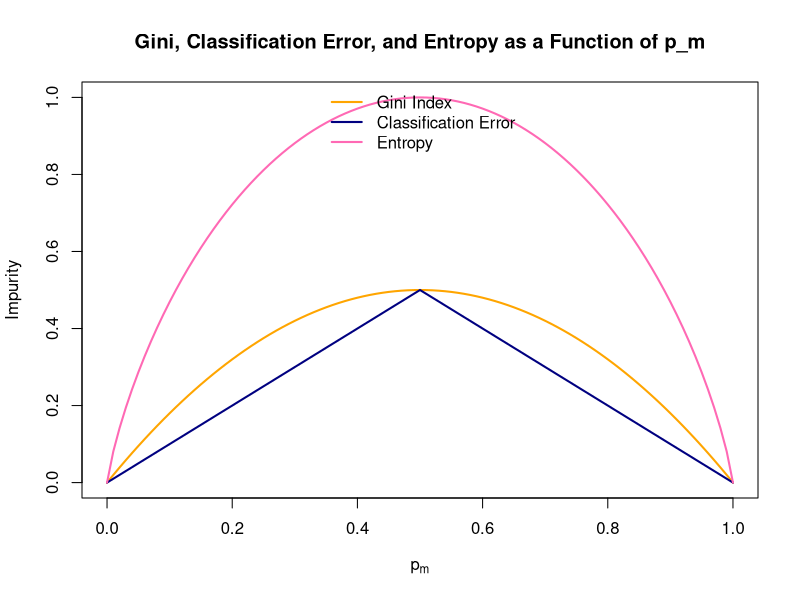

This chart was generated by the following R code:
## ---- chunk 1
# Set global configurations and settings here
knitr::opts_chunk$set()                 # set global chunk options
ggplot2::theme_set(ggplot2::theme_bw()) # set ggplot2 theme
## ---- chunk 2
data_dir = 'https://mdporter.github.io/teaching/data/' # data directory
library(tidyverse)    # functions for data manipulation  
library(ranger)       # fast random forest implementation
library(modeldata)    # for the ames housing data
## ---- chunk 3
p_m <- seq(0, 1, by = 0.01)

gini <- 2 * p_m * (1 - p_m)

class_error <- 1 - pmax(p_m, 1 - p_m)

entropy <- -(p_m * log2(p_m) + (1 - p_m) * log2(1 - p_m))

entropy[is.nan(entropy)] <- 0

plot(p_m, gini, type = "l", col = "orange", ylim = c(0, 1), 
     xlab = expression(p[m]), ylab = "Impurity", lwd = 2, 
     main = "Gini, Classification Error, and Entropy as a Function of p_m")

lines(p_m, class_error, col = "navy", lwd = 2)

lines(p_m, entropy, col = "hotpink", lwd = 2)

legend("top", legend = c("Gini Index", "Classification Error", "Entropy"), 
       col = c("orange", "navy", "hotpink"), lwd = 2, bty = "n")
## ---- chunk 4
p_red = c(0.2, 0.25, 0.3, 0.4, 0.4, 0.45, 0.7, 0.85, 0.9, 0.9)

classifications <- ifelse(p_red > 0.5, "Red", "Green")

final_majority_class <- ifelse(sum(classifications == "Red") > sum(classifications == "Green"), "Red", "Green")

final_majority_class
## ---- chunk 5
prob_red <- c(0.2, 0.25, 0.3, 0.4, 0.4, 0.45, 0.7, 0.85, 0.9, 0.9)

probs_string <- stringr::str_c(prob_red, collapse = ", ")

cat("Probabilities are:", probs_string, "\n")

avg_prob <- mean(prob_red)

final_average_class <- ifelse(avg_prob > 0.5, "Red", "Green")

cat("The final classification using average probability is:", final_average_class, "\n")
## ---- chunk 6

## ---- chunk 7

## ---- chunk 8
